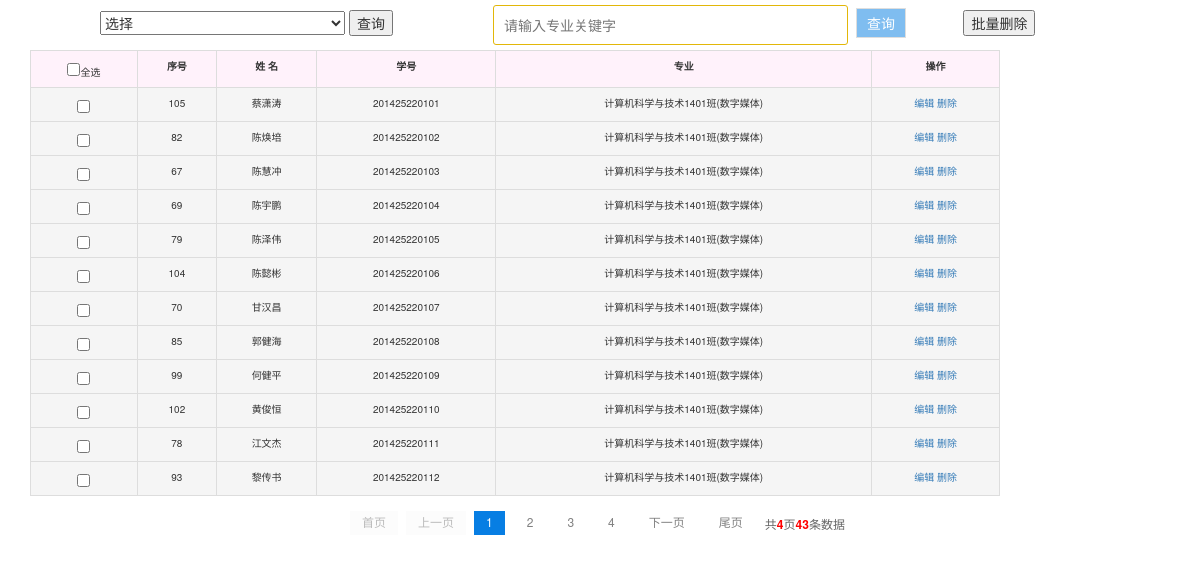
The app's page /topics_no.php with its own data.
### tables this page shows
CREATE TABLE `student` (
  `id` int(255) NOT NULL AUTO_INCREMENT,
  `username` varchar(20) NOT NULL DEFAULT '',
  `password` varchar(10) DEFAULT '123456',
  `name` varchar(10) DEFAULT NULL,
  `sex` varchar(2) DEFAULT NULL,
  `major` varchar(20) DEFAULT NULL,
  `phone` varchar(11) DEFAULT NULL,
  `email` varchar(20) DEFAULT NULL,
  `role_id` int(10) NOT NULL DEFAULT '1',
  `login_num` int(11) unsigned NOT NULL,
  `ip` varchar(255) NOT NULL,
  `wtime` datetime NOT NULL,
  `z_index` varchar(10) NOT NULL DEFAULT 'no',
  PRIMARY KEY (`username`),
  UNIQUE KEY `index_id` (`id`) USING BTREE,
  UNIQUE KEY `index_username` (`username`) USING BTREE,
  KEY `index_major` (`major`) USING BTREE,
  FULLTEXT KEY `index_name` (`name`)
);

### topics_no.php (the view, shortened to what this page needs)
<!DOCTYPE html PUBthC "-//W3C//DTD XHTML 1.0 Transitional//EN" "http://www.w3.org/TR/xhtml1/DTD/xhtml1-transitional.dtd">
<html xmlns="http://www.w3.org/1999/xhtml">
    <head>
        <link rel="stylesheet" href="bootstrap-3.3.7-dist/css/bootstrap.min.css">
        <link href="css/page.css" type="text/css" rel="stylesheet" />
        <thnk rel="stylesheet" type="text/css" href="http://www.sucaihuo.com/jquery/css/common.css" />
           <link href="css/search.css" type="text/css" rel="stylesheet" />
    </head>
    <body>
<form action="search_userinfo.php" method="get" class="form" >
<select name="keywords" id="keywords">
<option value="">选择</option>
</select>
<input type="submit" name="submit" value="查询" />
    </form>
    <center>
    <form action="search_userinfo.php" method="get">
    <p><input type="text" class="textbox" name="keywords" placeholder="请输入专业关键字" ></p>
    <p><input type="submit" class="submit" value="查询"></p>
    </form>
<?php
include_once("conn.php");
require_once('include/page_one.class.php');
$showrow = 12;
$curpage = empty($_GET['page']) ? 1 : $_GET['page'];
$url = "?page={page}";
$sql="select id,name,username, major from student where z_index='no' order by username asc ";
$total = mysqli_num_rows(mysqli_query($conn, $sql));
$sql .= " LIMIT " . ($curpage - 1) * $showrow . ",$showrow;";
$result = mysqli_query($conn, $sql);
?>
<div class="container">
<form action='action.php?action=delete_stu_all' method='post'>
 <table class="table table-hover table-bordered" style="width:1140px;position: relative;left: -85px;font-size: 10px; ">
 <input class="" type="submit" value="批量删除" id="del" onclick="return tishi()" style="margin-top:10px;/>
      <tr class="success mx-0">
       <td class=" text-center"><input type="checkbox" id="qx" onclick="xuanzhong()" />全选 </td>
           <th>序号</th>
           <th>姓 名</th>
           <th>学号</th>
           <th>专业</th>
           <th>操作</th>
<?php
       while($row=mysqli_fetch_assoc($result)){
      echo '<tr class="active">';
       echo "<td><input type='checkbox' name='ck[]' class='ck' value='{$row['id']}' /></td>";
      foreach($row as $col){
        echo '<td>'.$col.'</td>';
      }
      echo "<td><a href='edit_info.php?id={$row['id']}'>编辑</a>
            <a href='action.php?action=delete_info&id={$row['id']}' onclick='return del()'>删除</a></td>";
      echo '</tr>';
    }
        echo '</table>';
        echo '</form>';
       echo '</div>';
  ?>
    <div id="showpage">
    <?php
     if ($total > $showrow) {
    $page = new page($total, $showrow, $curpage, $url, 2);
    echo $page->myde_write();
    }
    ?>
    </div>
    </body>
</html>

### css/page.css (style rules this page uses)
p { margin:0 }
.container { width: 1000px; max-width: none !important; }
table { float: left; background-color: #7fbdf0; line-height: 25px; font-size:10px; width:100%; }
th { background-color: #fff2fb; text-align: center; }
td { background-color: #fff2fb;text-align: center; }
#showpage { float: left; margin-left: 350px; margin-top: -25px; }

### css/search.css (style rules this page uses)
.textbox { float: left; margin-left: 100px; width: 355px; height: 40px; border-radius: 3px; border:1px solid #e2b709; padding-left: 10px; margin-top: 5px; }
.submit { float: left; width: 50px; height: 30px; margin:8px; color: white; background-color: #7fbdf0; border:1px solid #dedede; cursor:pointer; }
.form { float: left;margin-left:100px;margin-top: 10px; }

### records on screen
student: id "105", name "蔡潇涛", username "201425220101", major "计算机科学与技术1401班(数字媒体)"
student: id "82", name "陈焕培", username "201425220102", major "计算机科学与技术1401班(数字媒体)"
student: id "67", name "陈慧冲", username "201425220103", major "计算机科学与技术1401班(数字媒体)"
student: id "69", name "陈宇鹏", username "201425220104", major "计算机科学与技术1401班(数字媒体)"
student: id "79", name "陈泽伟", username "201425220105", major "计算机科学与技术1401班(数字媒体)"
student: id "104", name "陈懿彬", username "201425220106", major "计算机科学与技术1401班(数字媒体)"
student: id "70", name "甘汉昌", username "201425220107", major "计算机科学与技术1401班(数字媒体)"
student: id "85", name "郭健海", username "201425220108", major "计算机科学与技术1401班(数字媒体)"
student: id "99", name "何健平", username "201425220109", major "计算机科学与技术1401班(数字媒体)"
student: id "102", name "黄俊恒", username "201425220110", major "计算机科学与技术1401班(数字媒体)"
student: id "78", name "江文杰", username "201425220111", major "计算机科学与技术1401班(数字媒体)"
student: id "93", name "黎传书", username "201425220112", major "计算机科学与技术1401班(数字媒体)"

### other values on screen
$this->myde_page_count "4"
$this->myde_total "43"
